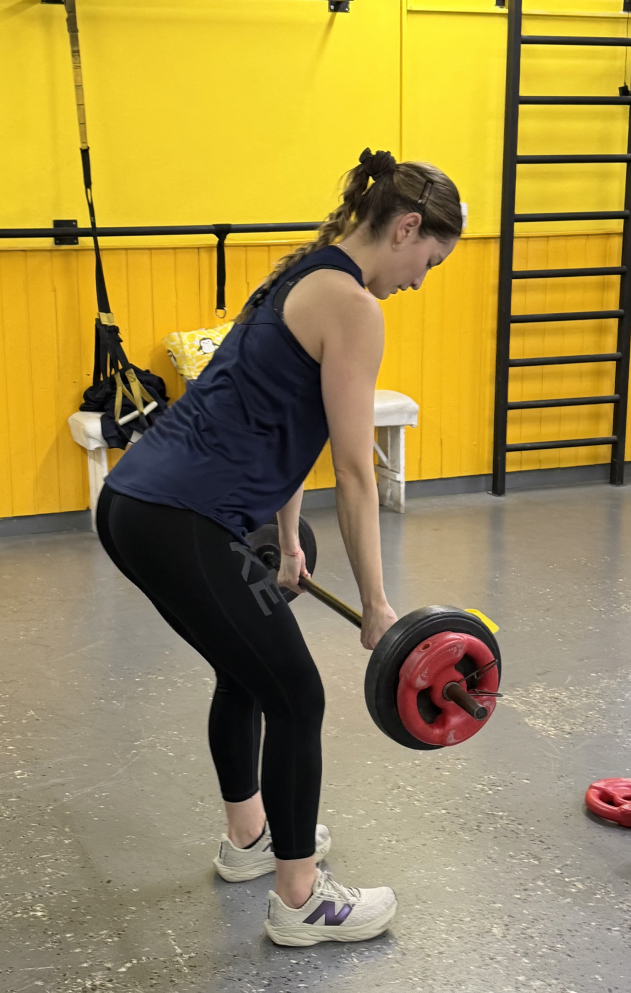
#> input picture posts/fotos/peso-muerto-barra.jpg, 3155 x 4964 px (shown at 1/5 size)
$ python build_meta_ad_fuerza.py fotos/peso-muerto-barra.jpg
#> lines starting #> are read from the running program, lines starting #| are printed output that depends on the picture
from PIL import Image, ImageDraw, ImageFont
import os, sys
STORY="story" in sys.argv[1:]  # python build_meta_ad_fuerza.py story -> 1080x1920
W,H=(1080,1920) if STORY else (1080,1350)
T=250 if STORY else 0      # story top safe zone
D=230 if STORY else 0      # story: copy block moves down, still above the bottom 380px
src=Image.open(os.path.join(os.path.dirname(os.path.abspath(__file__)),"fotos","peso-muerto-barra.jpg")).convert("RGB")
#> src is the input picture: PIL image 3155x4964 RGB; mean R, G, B 160.6, 141.1, 80.4
if STORY:
    s=H/src.height; img=src.resize((round(src.width*s),H),Image.LANCZOS); ox=(img.width-W)//2
    img=img.crop((ox,0,ox+W,H)).convert("RGBA")
else:
    s=W/src.width
#> s = 0.342
    img=src.resize((W,round(src.height*s)),Image.LANCZOS)
    img=img.crop((0,200,W,200+H)).convert("RGBA")
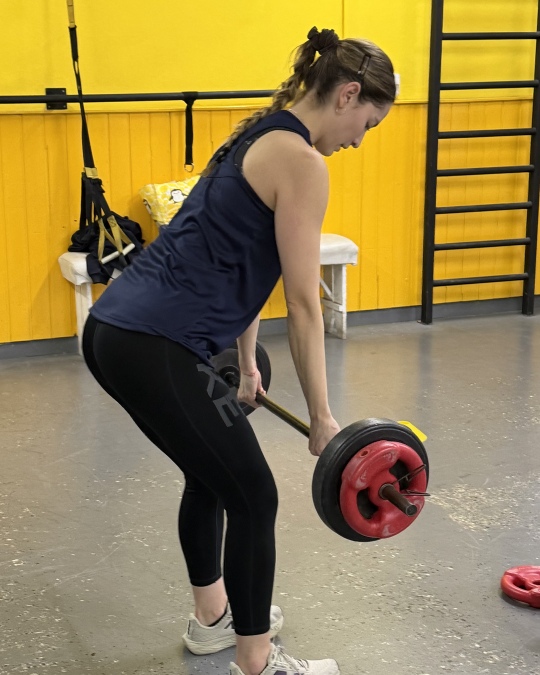
#> img: PIL image 1080x1350 RGBA (shown at 1/2 size); mean R, G, B, A 151.1, 131, 78.8, 255
# gradients: light at top for the logo, strong at bottom for the copy
ov=Image.new("RGBA",(W,H),(0,0,0,0)); d=ImageDraw.Draw(ov)
#> after `ov = Image.new('RGBA', (W, H), (0, 0, 0, 0))`: ov: PIL image 1080x1350 RGBA; every value is 0
for y in range(H):
    a=0
    if y<T+300: a=int(200*(1-y/(T+300)))
    if y>760+D: a=max(a,int(240*min(1,(y-760-D)/330)))
    d.line([(0,y),(W,y)],fill=(10,10,12,a))
img=Image.alpha_composite(img,ov)
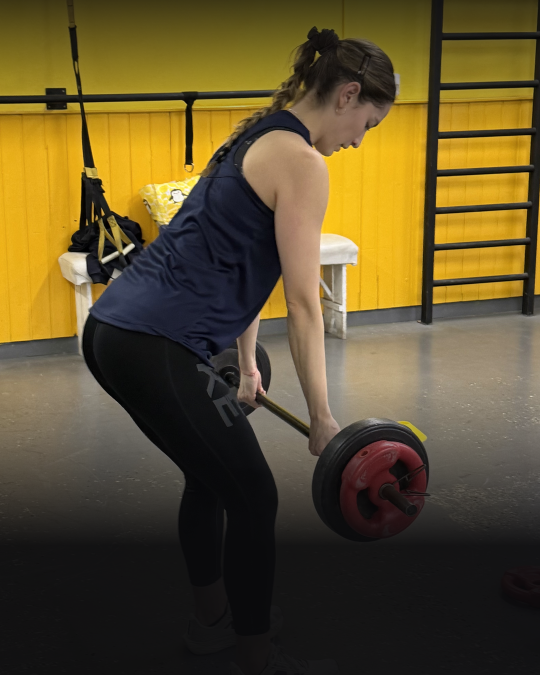
#> img: PIL image 1080x1350 RGBA (shown at 1/2 size); mean R, G, B, A 94.9, 80.3, 44.9, 255
d=ImageDraw.Draw(img)
Y=(255,196,0); G=(214,170,72)
F=lambda n,sz: ImageFont.truetype(f"/usr/share/fonts/opentype/inter/{n}.otf",sz)
#> (the run stopped early here; a loop or call above may not have finished)

$ run again, with posts/fotos/entrenamiento-personalizado.jpg copied over posts/fotos/peso-muerto-barra.jpg
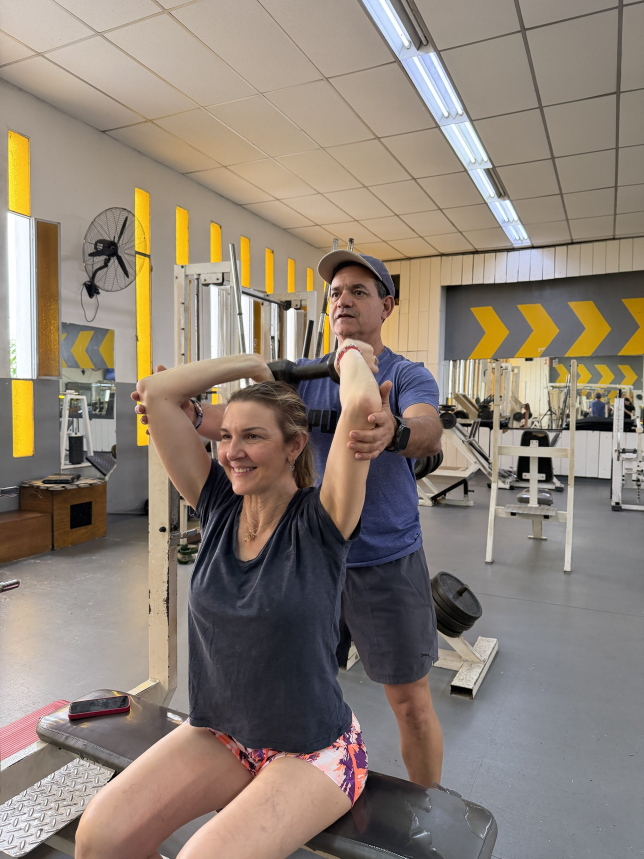
#> input picture posts/fotos/entrenamiento-personalizado.jpg, 1932 x 2576 px (shown at 1/3 size)
#> src is the input picture: PIL image 1932x2576 RGB; mean R, G, B 141.1, 129.2, 118.2
#> `img=img.crop((0,200,W,200+H)).convert("RGBA")`:
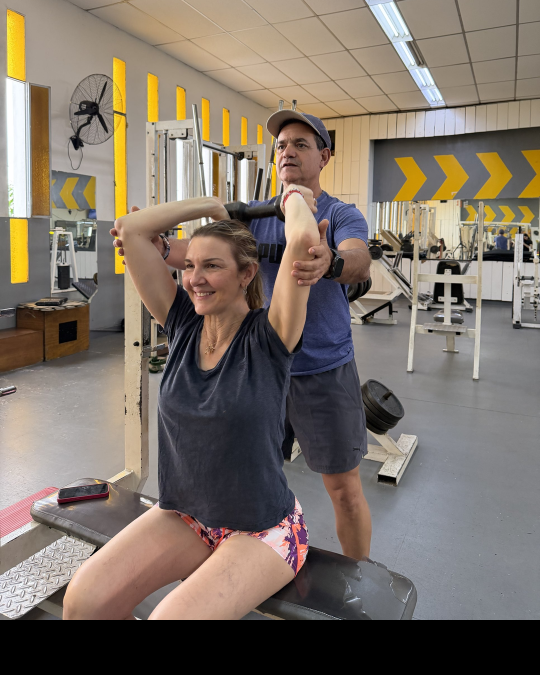
#> img: PIL image 1080x1350 RGBA (shown at 1/2 size); mean R, G, B, A 125.5, 114.4, 104.2, 255
#> ov: PIL image 1080x1350 RGBA; every value is 0
#> `img=Image.alpha_composite(img,ov)`:
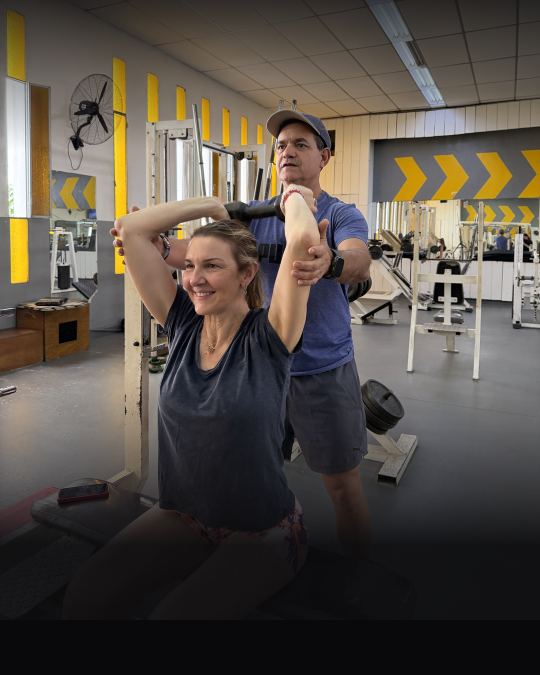
#> img: PIL image 1080x1350 RGBA (shown at 1/2 size); mean R, G, B, A 85.6, 78.4, 71.3, 255

$ run again, with posts/fotos/fuegos-artificiales.jpg copied over posts/fotos/peso-muerto-barra.jpg
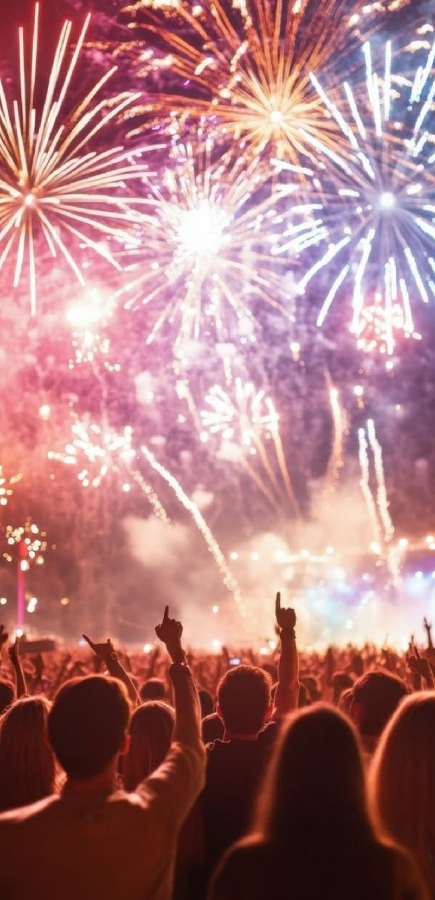
#> input picture posts/fotos/fuegos-artificiales.jpg, 870 x 1800 px (shown at 1/2 size)
#> src is the input picture: PIL image 870x1800 RGB; mean R, G, B 171.7, 121.5, 124.3
#> `img=img.crop((0,200,W,200+H)).convert("RGBA")`:
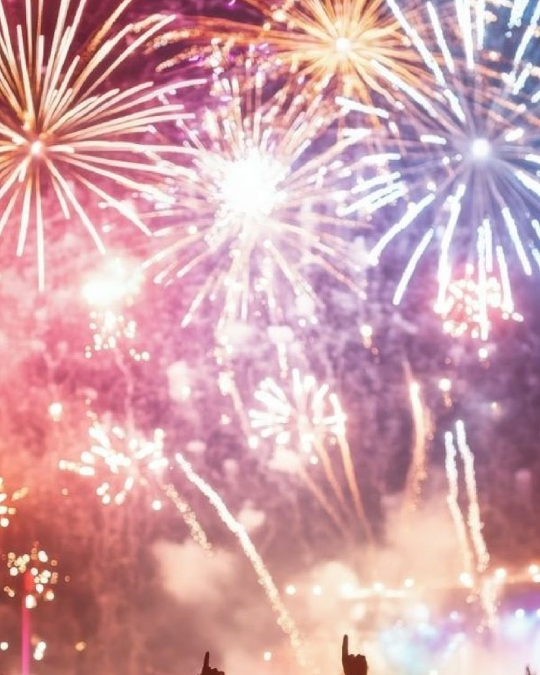
#> img: PIL image 1080x1350 RGBA (shown at 1/2 size); mean R, G, B, A 209.6, 163.5, 171.3, 255
#> ov: PIL image 1080x1350 RGBA; every value is 0
#> `img=Image.alpha_composite(img,ov)`:
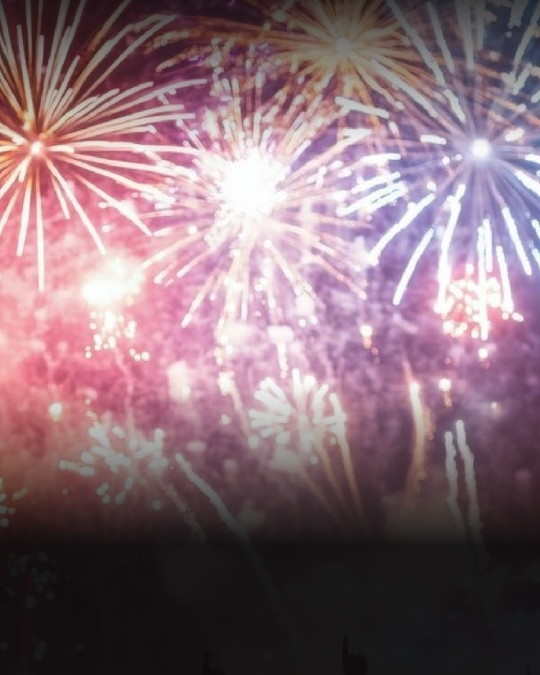
#> img: PIL image 1080x1350 RGBA (shown at 1/2 size); mean R, G, B, A 135.1, 108.4, 117.9, 255

$ run again, with posts/fotos/sentadilla-barra.jpg copied over posts/fotos/peso-muerto-barra.jpg
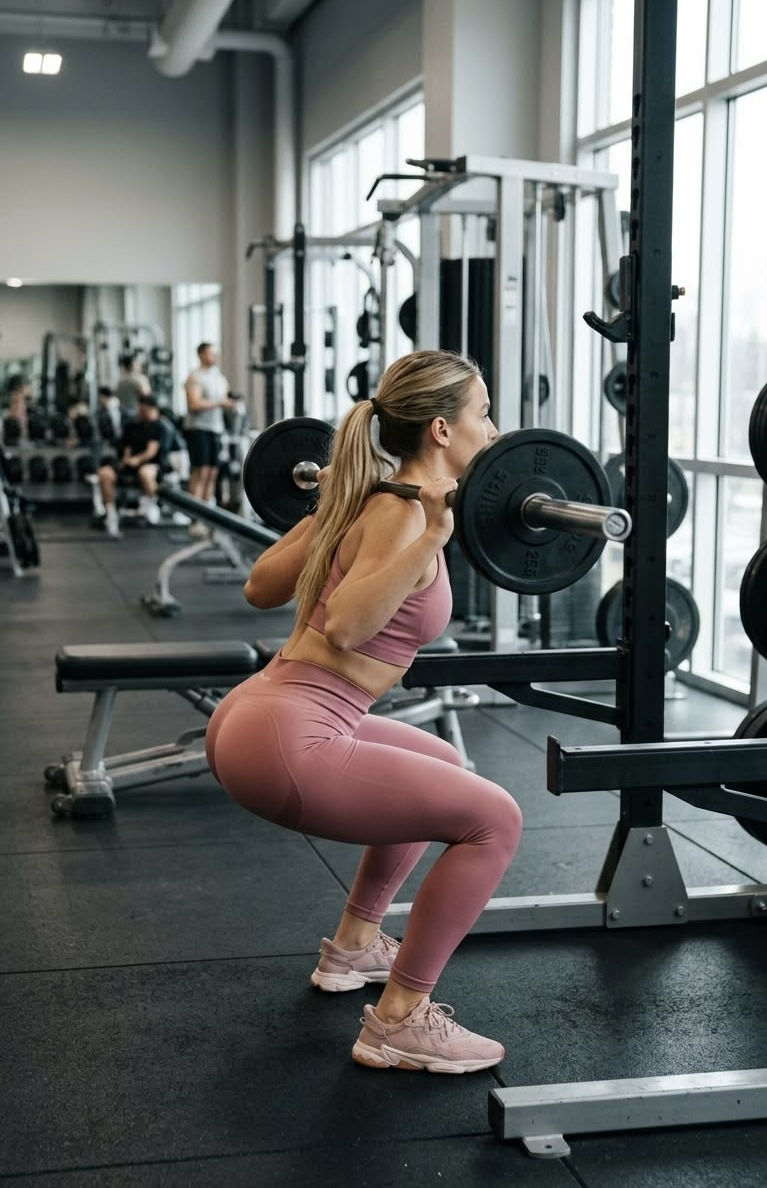
#> input picture posts/fotos/sentadilla-barra.jpg, 767 x 1188 px
#> src is the input picture: PIL image 767x1188 RGB; mean R, G, B 100.1, 102.5, 100.9
#> `img=img.crop((0,200,W,200+H)).convert("RGBA")`:
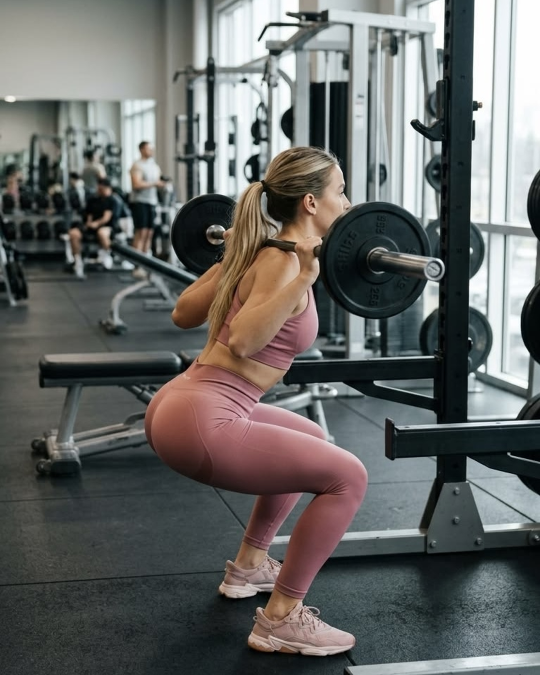
#> img: PIL image 1080x1350 RGBA (shown at 1/2 size); mean R, G, B, A 102.4, 103.5, 101.5, 255
#> ov: PIL image 1080x1350 RGBA; every value is 0
#> `img=Image.alpha_composite(img,ov)`:
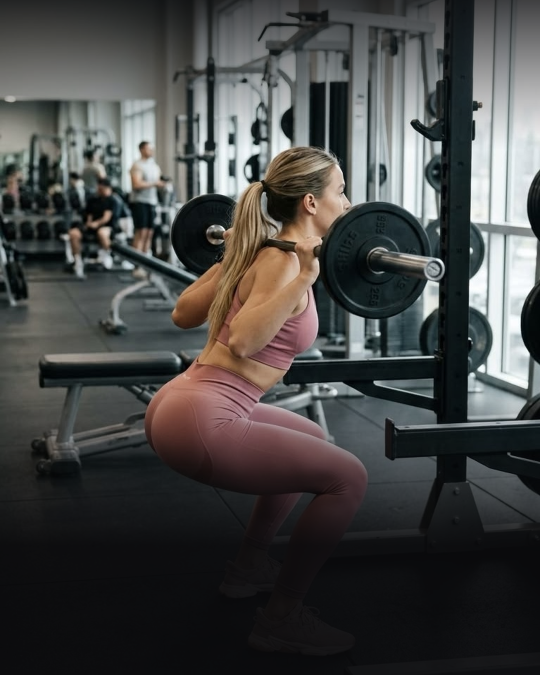
#> img: PIL image 1080x1350 RGBA (shown at 1/2 size); mean R, G, B, A 70.6, 70.8, 69.7, 255
